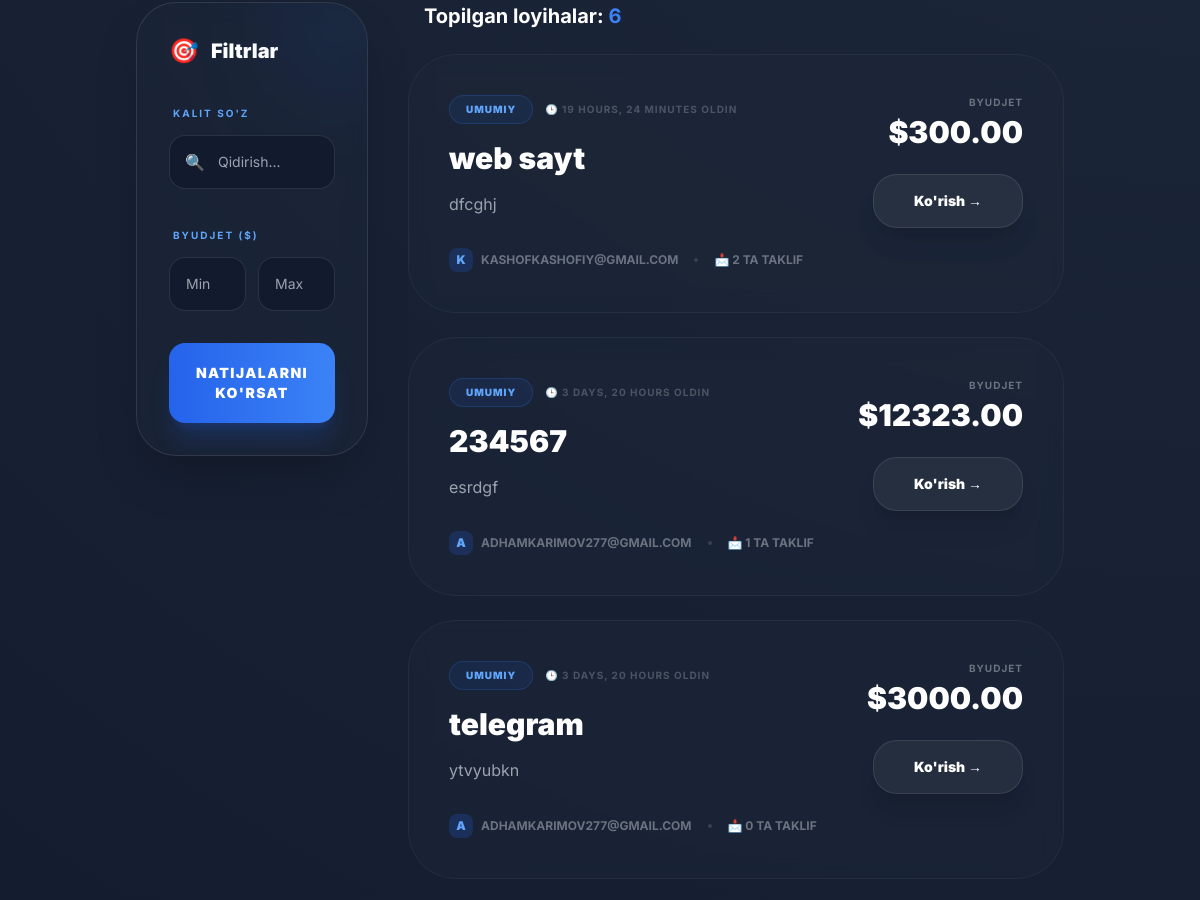
Before: / (signed in, middle part) with the older database file.
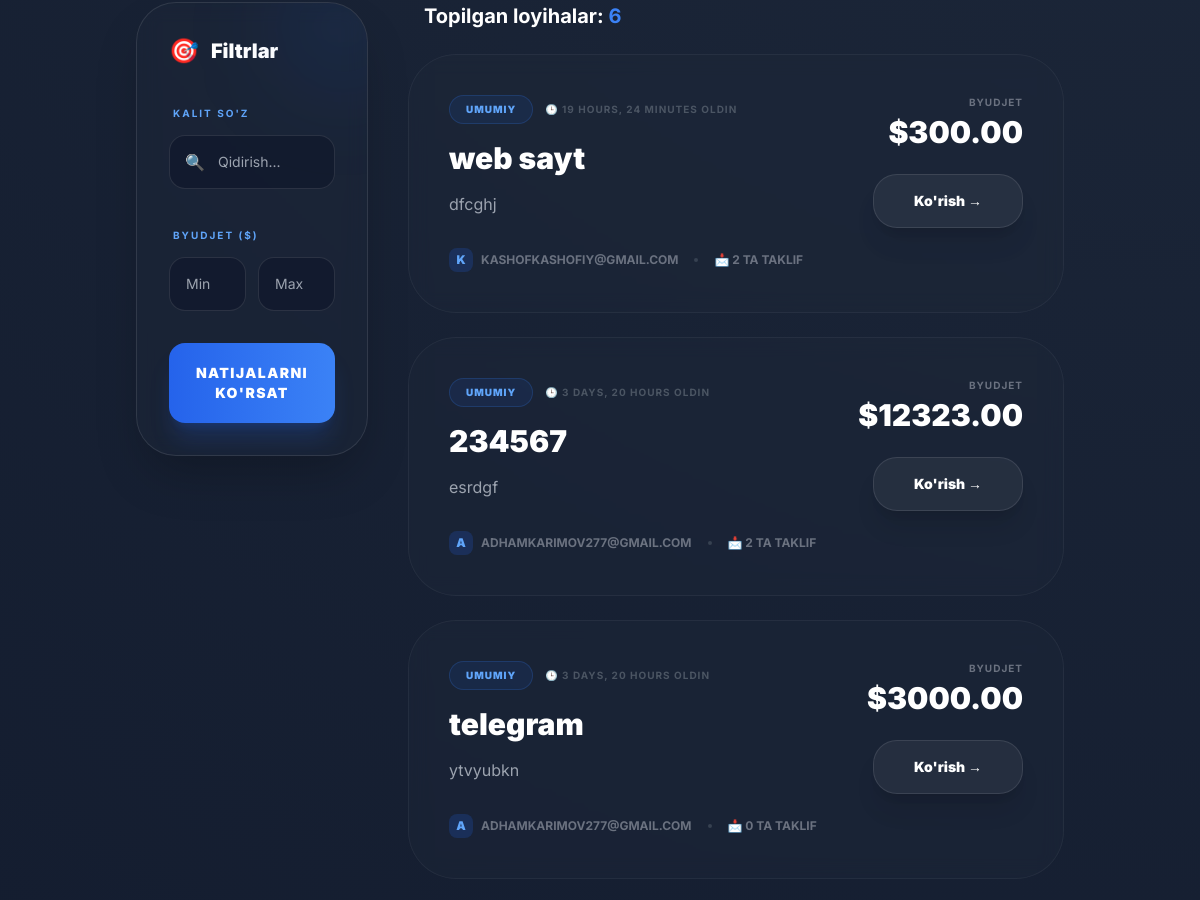
After: the same page with the newer database file.
### marketplace/models.py (models this page shows, shortened)
class Order(models.Model):
    class Status(models.TextChoices):
        OPEN           = 'OPEN',           'Ochiq'
        IN_NEGOTIATION = 'IN_NEGOTIATION', 'Kelishilmoqda'
        IN_PROGRESS    = 'IN_PROGRESS',    'Jarayonda'
        COMPLETED      = 'COMPLETED',      'Tugatilgan'
        DELAYED        = 'DELAYED',        'Kechikkan'
        CANCELLED      = 'CANCELLED',      'Bekor qilingan'
    client         = models.ForeignKey(
        settings.AUTH_USER_MODEL,
        on_delete=models.CASCADE,
        related_name='orders'
    )
    assigned_freelancer = models.ForeignKey(
        settings.AUTH_USER_MODEL,
        on_delete=models.SET_NULL,
        null=True, blank=True,
        related_name='assigned_orders'
    )
    title          = models.CharField(max_length=255)
    description    = models.TextField()
    initial_budget = models.DecimalField(max_digits=12, decimal_places=2)
    final_price    = models.DecimalField(max_digits=12, decimal_places=2, null=True, blank=True)
    status         = models.CharField(max_length=20, choices=Status.choices, default=Status.OPEN)
    deadline       = models.DateTimeField(null=True, blank=True)
    tags           = models.ManyToManyField(Tag, blank=True, related_name='orders')
    created_at     = models.DateTimeField(auto_now_add=True)
    updated_at     = models.DateTimeField(auto_now=True)
    class Meta:
        ordering = ['-created_at']

### accounts/models.py (models this page shows, shortened)
class User(AbstractUser):
    class Role(models.TextChoices):
        CLIENT     = 'CLIENT',     'Mijoz'
        FREELANCER = 'FREELANCER', 'Frilanser'
    email     = models.EmailField(unique=True)
    full_name = models.CharField(max_length=255)
    role      = models.CharField(max_length=20, choices=Role.choices)
    avatar    = models.ImageField(upload_to='avatars/', null=True, blank=True)
    USERNAME_FIELD  = 'email'
    REQUIRED_FIELDS = ['username', 'full_name', 'role']

### marketplace/views.py (the view)
# urls.py: path('', views.OrderListView.as_view(), name='order_list'),
class OrderListView(View):
    def get(self, request):
        orders = Order.objects.filter(
            status__in=[Order.Status.OPEN, Order.Status.IN_NEGOTIATION]
        ).select_related('client').prefetch_related('tags', 'chat_rooms__offers')
        query = request.GET.get('q', '').strip()
        if query:
            orders = orders.filter(
                Q(title__icontains=query) | Q(description__icontains=query)
            )
        tag_id = request.GET.get('tag')
        if tag_id:
            orders = orders.filter(tags__id=tag_id)
        min_budget = request.GET.get('min_budget')
        max_budget = request.GET.get('max_budget')
        if min_budget:
            orders = orders.filter(initial_budget__gte=min_budget)
        if max_budget:
            orders = orders.filter(initial_budget__lte=max_budget)
        for order in orders:
            order.total_offers = sum(
                room.offers.count() for room in order.chat_rooms.all()
            )
        tags = Tag.objects.all()
        context = {
            'orders': orders,
            'tags': tags,
            'query': query,
            'selected_tag': tag_id,
        }
        return render(request, 'marketplace/order_list.html', context)

### notifications/templatetags/notification_tags.py (called while the page is built)
@register.simple_tag
def get_unread_notifications(user):
    return Notification.objects.filter(user=user, is_read=False).order_by('-created_at')[:10]

@register.simple_tag
def get_unread_count(user):
    return Notification.objects.filter(user=user, is_read=False).count()

### templates/marketplace/order_list.html (shortened to what the changed rows need)
{% extends 'base.html' %}
{% block content %}
<div class="container mx-auto px-4 md:px-6">
    <div class="flex flex-col lg:flex-row gap-10">
        <div class="flex-1 space-y-6">
            {% if orders %}
                <div class="flex justify-between items-center px-4 mb-2">
                    <h2 class="text-xl font-bold text-white">Topilgan loyihalar: <span class="text-blue-500">{{ orders.count }}</span></h2>
                </div>
                {% for order in orders %}
                    <div class="glass-card p-6 md:p-10 rounded-[3rem] group hover:bg-slate-800/60 transition-all border border-white/5 hover:border-blue-500/30">
                        <div class="flex flex-col md:flex-row justify-between items-start gap-8">
                            <div class="flex-1 space-y-4">
                                <div class="flex items-center gap-3">
                                    <span class="bg-blue-600/10 text-blue-400 text-[10px] font-black px-4 py-1.5 rounded-full border border-blue-500/20 uppercase tracking-widest">
                                        {{ order.tags.first.name|default:"Umumiy" }}
                                    </span>
                                    <span class="text-gray-600 text-[10px] font-bold uppercase tracking-widest">
                                        🕒 {{ order.created_at|timesince }} oldin
                                    </span>
                                </div>
                                <h2 class="text-2xl md:text-3xl font-black text-white group-hover:text-blue-400 transition-colors leading-tight">
                                    {{ order.title }}
                                </h2>
                                <p class="text-gray-400 line-clamp-2 text-sm md:text-base leading-relaxed">
                                    {{ order.description }}
                                </p>
                                <div class="flex items-center gap-4 pt-4">
                                    <div class="flex items-center gap-2">
                                        <div class="w-6 h-6 rounded-lg bg-blue-600/20 flex items-center justify-center text-blue-400 font-black text-xs">
                                            {{ order.client.username|slice:":1"|upper }}
                                        </div>
                                        <span class="text-xs text-gray-500 font-bold uppercase">
                                            {{ order.client.get_full_name|default:order.client.username }}
                                        </span>
                                    </div>
                                    <div class="h-1 w-1 bg-gray-700 rounded-full"></div>
                                    <span class="text-xs text-gray-500 font-bold uppercase">
                                        📩 {{ order.total_offers }} ta taklif
                                    </span>
                                </div>
                            </div>
                            <div class="w-full md:w-auto flex flex-row md:flex-col justify-between items-center md:items-end gap-6 border-t md:border-t-0 border-white/5 pt-6 md:pt-0">
                                <div class="text-left md:text-right">
                                    <p class="text-[10px] font-bold text-gray-500 uppercase tracking-widest mb-1">Byudjet</p>
                                    <span class="text-3xl font-black text-white">
                                        ${{ order.initial_budget }}
                                    </span>
                                </div>
                                <a href="{% url 'marketplace:order_detail' order.id %}"
                                   class="bg-white/5 border border-white/10 text-white px-10 py-4 rounded-[1.5rem] font-black text-sm hover:bg-blue-600 hover:border-blue-600 transition-all shadow-xl hover:shadow-blue-600/20 whitespace-nowrap">
                                    Ko'rish →
                                </a>
                            </div>
                        </div>
                    </div>
                {% endfor %}
            {% endif %}
        </div>
    </div>
</div>
{% endblock %}

Changed rows visible on the page:
changed Order "esrdgf": total_offers "1" → "2"
